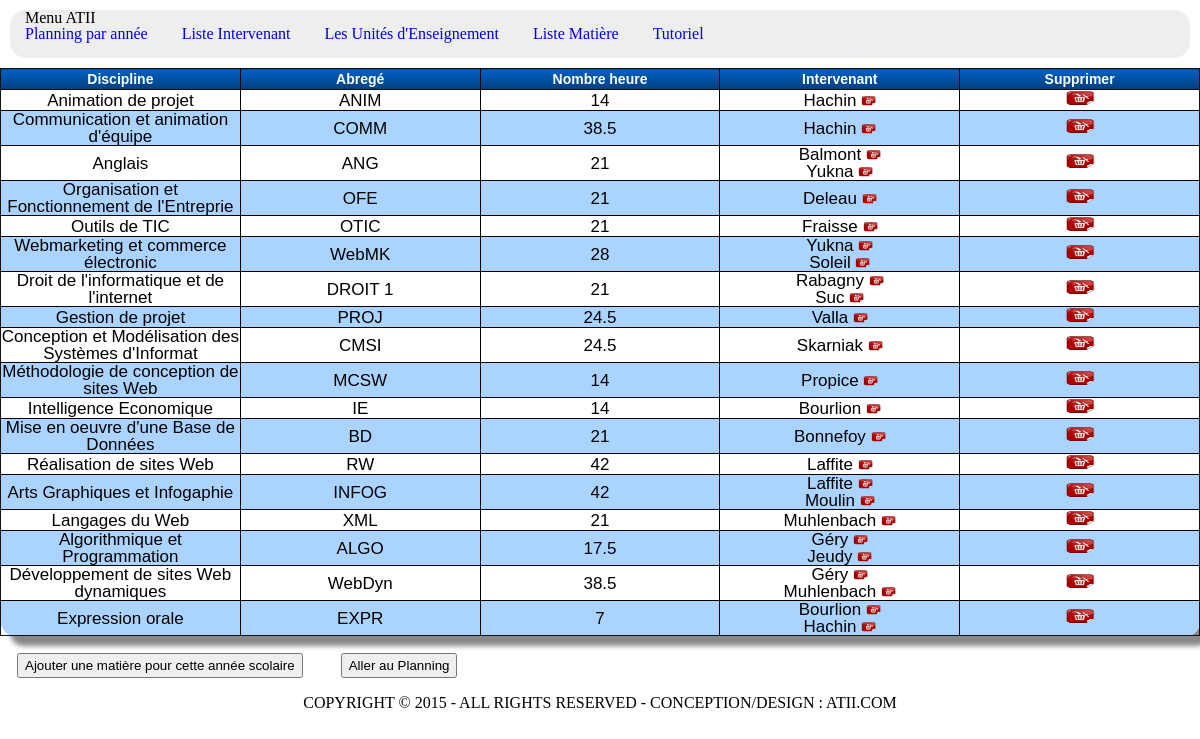
Page /gestion_matiere.php?an=2015-2016 on the committed database.
### tables this page shows
CREATE TABLE IF NOT EXISTS `matiere` (
  `id_mat` int(11) NOT NULL AUTO_INCREMENT,
  `nom_mat` varchar(50) NOT NULL,
  `abreg_mat` varchar(10) NOT NULL,
  `nb_heure` float NOT NULL,
  `nbh_seance` float NOT NULL,
  `id_ue` int(11) NOT NULL,
  PRIMARY KEY (`id_mat`),
  KEY `id_ue` (`id_ue`)
);

CREATE TABLE IF NOT EXISTS `intervenant` (
  `id_inter` int(11) NOT NULL AUTO_INCREMENT,
  `nom_inter` varchar(25) NOT NULL,
  `prenom` varchar(25) NOT NULL,
  `commentaire` text NOT NULL,
  `email` varchar(50) NOT NULL,
  PRIMARY KEY (`id_inter`)
);

### gestion_matiere.php (the view, shortened to what this page needs)
<!DOCTYPE html>
<html>
    <head>
        <link rel="stylesheet" type="text/css" href="css/reset.css">
        <link rel="stylesheet" type="text/css" href="css/style.css">
    </head>
    <body>
<?php include("header.php");
	?>
	<table border="1" class="CSSTableGenerator">
			<tr>
				<td>Discipline</td>
				<td>Abregé</td>
				<td>Nombre heure</td>
				<td>Intervenant</td>
				<td>Supprimer</td>
			</tr>
	<?php
 		include("connexion.php");
 			$annee=$_GET['an'];
			$requette=$bd->prepare("SELECT DISTINCT(matiere.id_mat), nom_mat, abreg_mat, nb_heure
									 FROM matiere INNER JOIN intervenir ON matiere.id_mat=intervenir.id_mat
									  WHERE annee=?");
			$requette->execute(array($annee)) or die(print_r($requette->errorInfo()));
			while ($matiere=$requette->fetch()) {
				?>
				<tr>
					<td><?php echo $matiere['nom_mat']; ?></td>
					<td><?php echo $matiere['abreg_mat']; ?></td>
					<td><?php echo $matiere['nb_heure']; ?></td>
					<td>
						<?php
							$requette1=$bd->prepare('SELECT intervenant.id_inter, nom_inter
													FROM intervenant INNER JOIN intervenir ON intervenant.id_inter=intervenir.id_inter
													WHERE annee=? and id_mat=?');
							$requette1->execute(array($annee, $matiere['id_mat'])) or die(print_r($requette1->errorInfo()));
							while ($inter=$requette1->fetch()) {
								?>
								<div><?php echo $inter['nom_inter'];?>
									<a href="sup_intervention.php?inter=<?php echo $inter['id_inter']; ?>&mat=<?php echo $matiere['id_mat']; ?>&an=<?php echo $annee; ?>"><img src="images/sup.png" width="15" height="10"></a>
								</div>
								<?php
							}
						?>
					</td>
					<td><a href="sup_enseigner.php?mat=<?php echo $matiere['id_mat']; ?>&an=<?php echo $annee; ?>"><img src="images/sup.png" width="30" height="15"></a></td>
				</tr>
				<?php
			}
		?>
		</table>
		<div>
			<a href="#" id="ajouter"><button class="button_inter">Ajouter une matière pour cette année scolaire</button></a>
			<a href="planning.php?annee=<?php echo $annee;?>"><button class="button_inter">Aller au Planning</button></a>
		</div>
		<?php
include("footer.php"); ?>

### css/style.css (style rules this page uses)
table tr { border: 1px solid #111; }
table td { border: 1px solid #111; width: 200px; border: 1px solid #111; margin-bottom: -1px; height: 20px; }
@media only screen and (max-width: 1439px) { table td { width: 150px; } }
.button_inter { height: 25px; margin: 17px; }
.CSSTableGenerator { margin:0px;padding:0px; width:100%; box-shadow: 10px 10px 5px #888888; border:1px solid #000000; -moz-border-radius-bottomleft:14px; -webkit-border-bottom-left-radius:14px; border-bottom-left-radius:14px; -moz-border-radius-bottomright:14px; -webkit-border-bottom-right-radius:14px; border-bottom-right-radius:14px; -moz-border-radius-topright:14px; -webkit-border-top-right-radius:14px; border-top-right-radius:14px; -moz-border-radius-topleft:14px; -webkit-border-top-left-radius:14px; border-top-left-radius:14px; }
.CSSTableGenerator tr:last-child td:last-child { -moz-border-radius-bottomright:14px; -webkit-border-bottom-right-radius:14px; border-bottom-right-radius:14px; }
.CSSTableGenerator tr:last-child td:first-child { -moz-border-radius-bottomleft:14px; -webkit-border-bottom-left-radius:14px; border-bottom-left-radius:14px; }
.CSSTableGenerator tr:nth-child(odd) { background-color:#aad4ff; }
.CSSTableGenerator tr:nth-child(even) { background-color:#ffffff; }
.CSSTableGenerator td { vertical-align:middle; border:1px solid #000000; border-width:0px 1px 1px 0px; text-align:center; font-size:17px; font-family:Arial; font-weight:normal; color:#000000; }
.CSSTableGenerator tr:last-child td { border-width:0px 1px 0px 0px; }
.CSSTableGenerator tr td:last-child { border-width:0px 0px 1px 0px; }
.CSSTableGenerator tr:last-child td:last-child { border-width:0px 0px 0px 0px; }
.CSSTableGenerator tr:first-child td { background:-o-linear-gradient(bottom, #005fbf 5%, #003f7f 100%); background:-webkit-gradient( linear, left top, left bottom, color-stop(0.05, #005fbf), color-stop(1, #003f7f) ); background:-moz-linear-gradient( center top, #005fbf 5%, #003f7f 100% ); filter:progid:DXImageTransform.Microsoft.gradient(startColorstr="#005fbf", endColorstr="#003f7f"); background: -o-linear-gradient(top,#005fbf,003f7f); background-color:#005fbf; border:0px solid #000000; text-align:center; border-width:0px 0px 1px 1px; font-size:14px; font-family:Arial; font-weight:bold; color:#ffffff; }
.CSSTableGenerator tr:first-child td:first-child { border-width:0px 0px 1px 0px; }
.CSSTableGenerator tr:first-child td:last-child { border-width:0px 0px 1px 1px; }

### rows in the picture
matiere: nom_mat "Animation de projet", abreg_mat "ANIM", nb_heure "14"
intervenant: nom_inter "Hachin"
matiere: nom_mat "Communication et animation d'équipe", abreg_mat "COMM", nb_heure "38.5"
matiere: nom_mat "Anglais", abreg_mat "ANG", nb_heure "21"
intervenant: nom_inter "Balmont"
intervenant: nom_inter "Yukna"
matiere: nom_mat "Organisation et Fonctionnement de l'Entreprie", abreg_mat "OFE", nb_heure "21"
intervenant: nom_inter "Deleau"
matiere: nom_mat "Outils de TIC", abreg_mat "OTIC", nb_heure "21"
intervenant: nom_inter "Fraisse"
matiere: nom_mat "Webmarketing et commerce électronic", abreg_mat "WebMK", nb_heure "28"
intervenant: nom_inter "Soleil"
matiere: nom_mat "Droit de l'informatique et de l'internet", abreg_mat "DROIT 1", nb_heure "21"
intervenant: nom_inter "Rabagny"
intervenant: nom_inter "Suc"
matiere: nom_mat "Gestion de projet", abreg_mat "PROJ", nb_heure "24.5"
intervenant: nom_inter "Valla"
matiere: nom_mat "Conception et Modélisation des Systèmes d'Informat", abreg_mat "CMSI", nb_heure "24.5"
intervenant: nom_inter "Skarniak"
matiere: nom_mat "Méthodologie de conception de sites Web", abreg_mat "MCSW", nb_heure "14"
intervenant: nom_inter "Propice"
matiere: nom_mat "Intelligence Economique", abreg_mat "IE", nb_heure "14"
intervenant: nom_inter "Bourlion"
matiere: nom_mat "Mise en oeuvre d'une Base de Données", abreg_mat "BD", nb_heure "21"
intervenant: nom_inter "Bonnefoy"
matiere: nom_mat "Réalisation de sites Web", abreg_mat "RW", nb_heure "42"
intervenant: nom_inter "Laffite"
matiere: nom_mat "Arts Graphiques et Infogaphie", abreg_mat "INFOG", nb_heure "42"
intervenant: nom_inter "Moulin"
matiere: nom_mat "Langages du Web", abreg_mat "XML", nb_heure "21"
intervenant: nom_inter "Muhlenbach"
matiere: nom_mat "Algorithmique et Programmation", abreg_mat "ALGO", nb_heure "17.5"
intervenant: nom_inter "Géry"
intervenant: nom_inter "Jeudy"
matiere: nom_mat "Développement de sites Web dynamiques", abreg_mat "WebDyn", nb_heure "38.5"
matiere: nom_mat "Expression orale", abreg_mat "EXPR", nb_heure "7"
